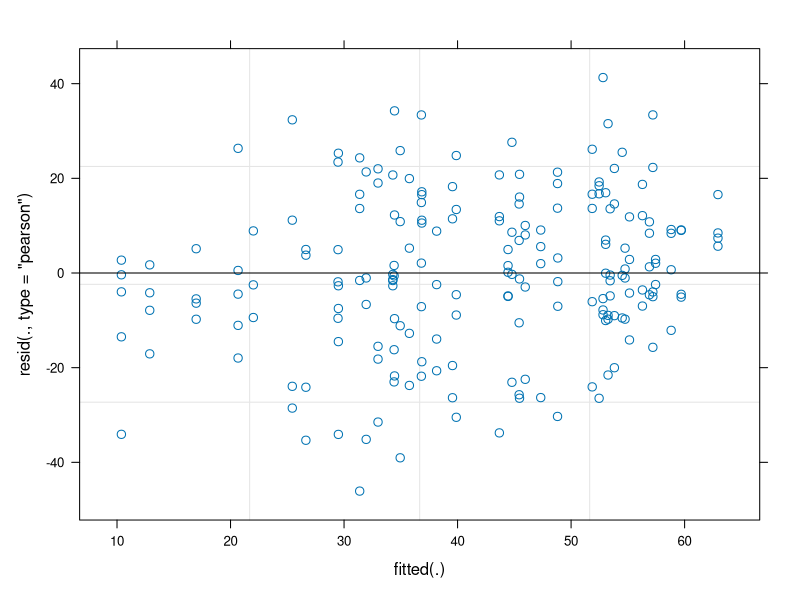
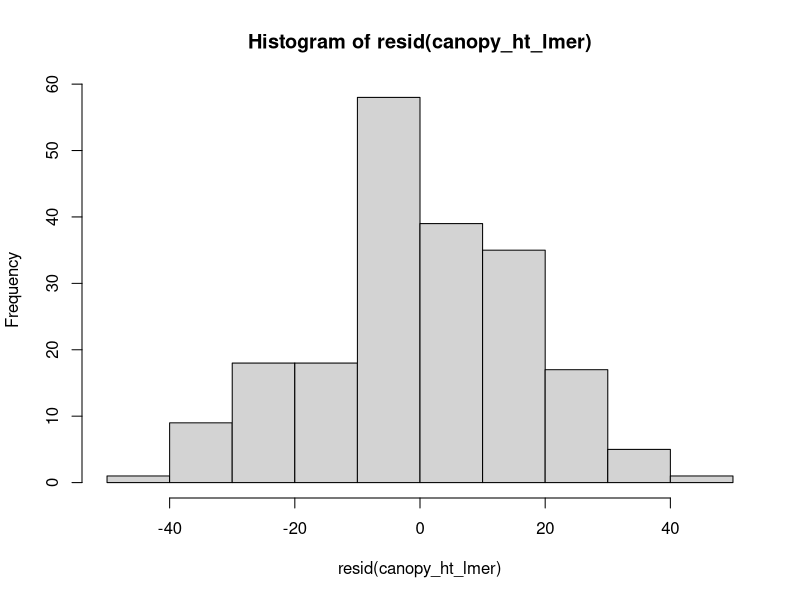
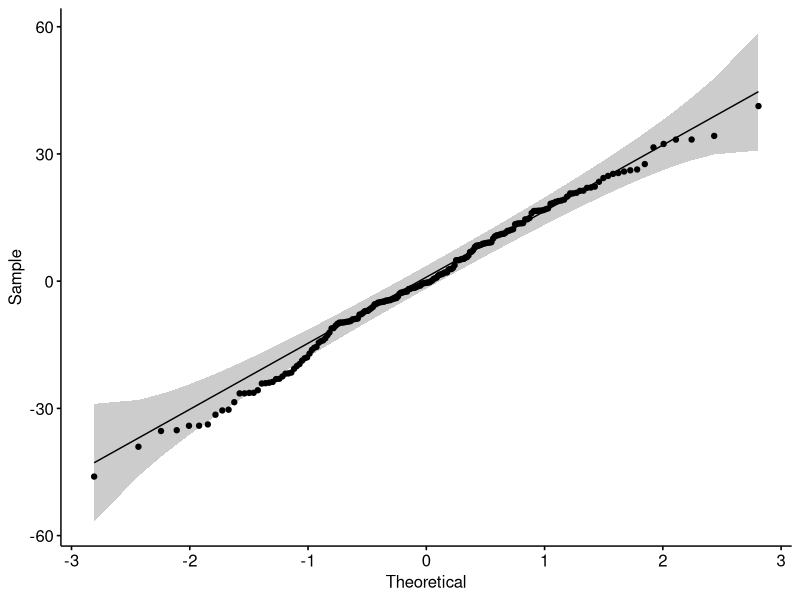
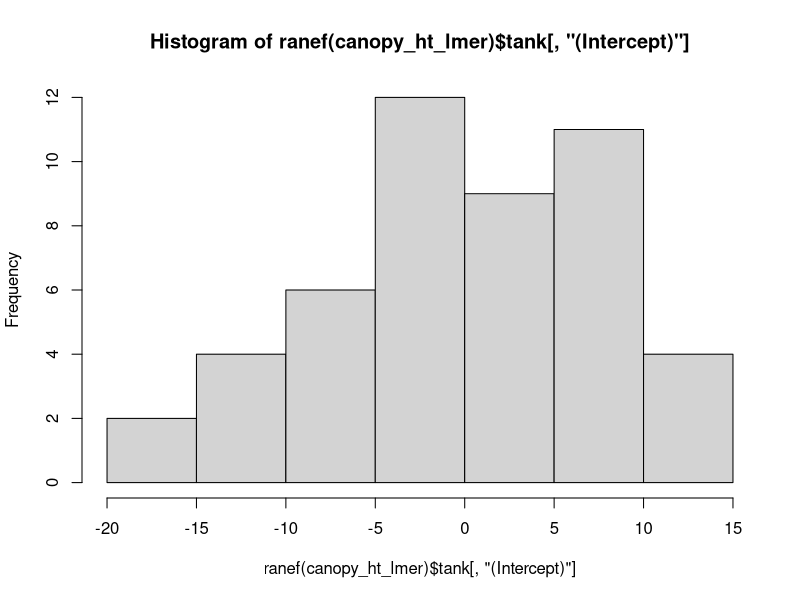
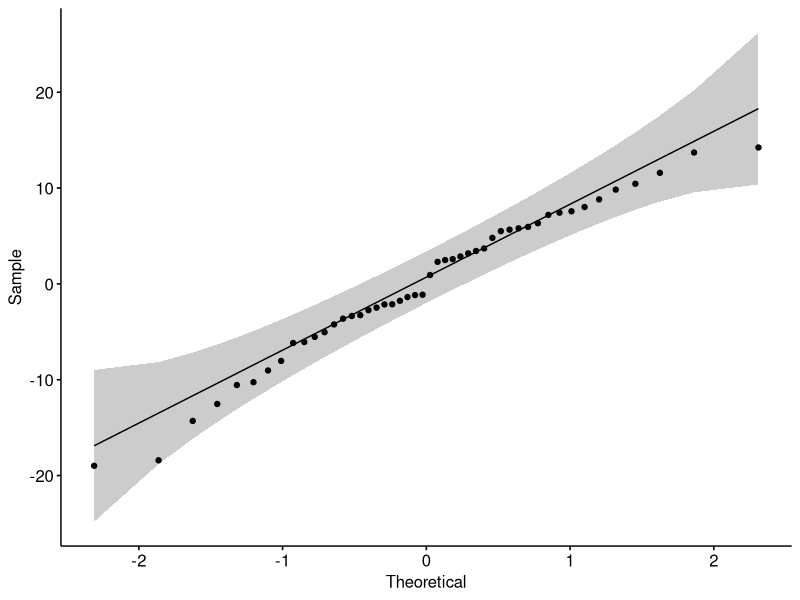
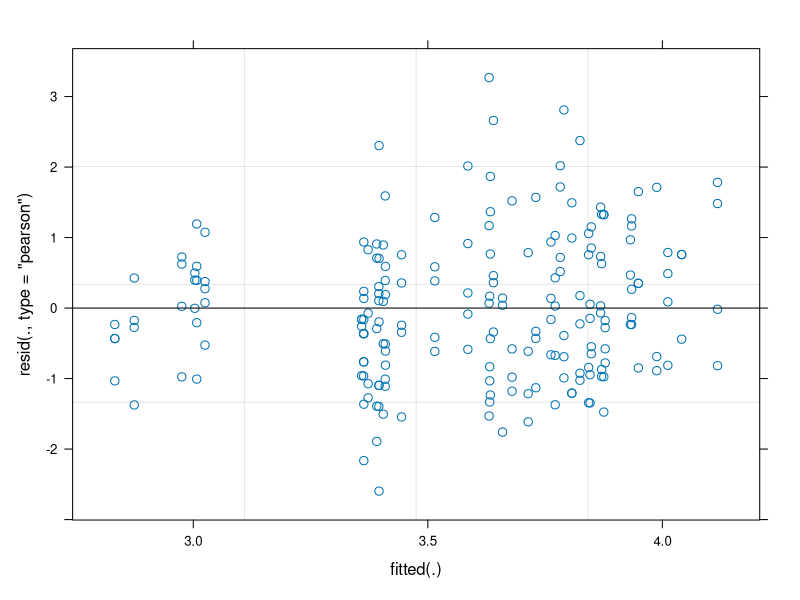
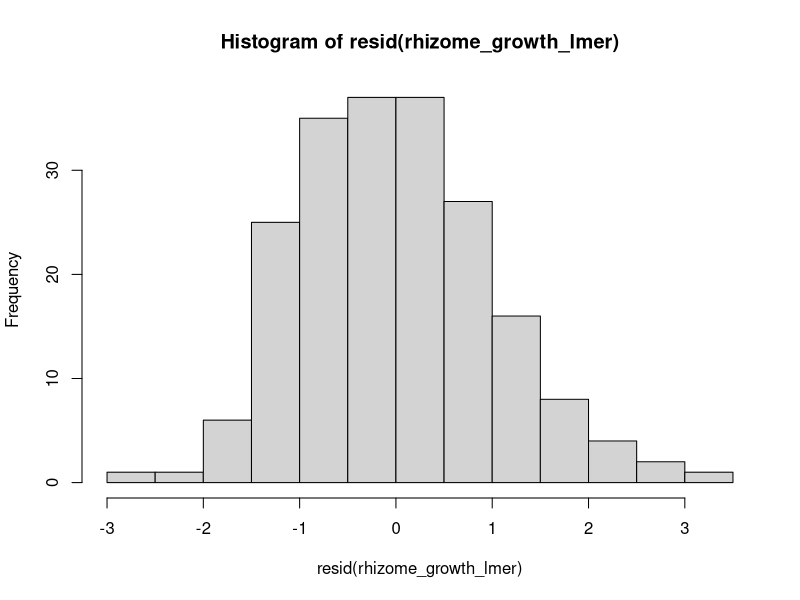
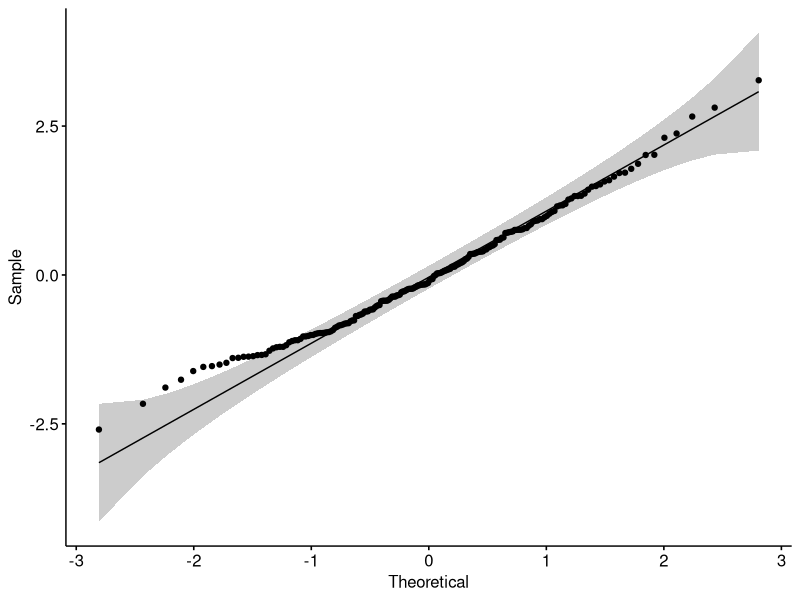

The R source for these figures, in order:
setwd("~/zostera_multi-stressor_sfbay/1_mesocosm")

#### I. Packages ####
library(tidyverse)
library(lme4)
library(ggpubr)
library(lmerTest)
library(fitdistrplus)
library(car)


#### II. Data Set Up ####
plant_dat <- read_csv("mesocosm_plant data.csv")

#### ...set CO2, light, and A. valida treatments as factors ####
plant_dat <- plant_dat %>% 
  mutate(CO2 = as.factor(CO2),
         light = as.factor(light),
         amp = as.factor(avalida))


#### 1. Stats ####
#### ...Change in Canopy Height ####
## full model ##
canopy_ht_lmer <- lmer(shoot_length_change_cm ~ CO2 * light * avalida + (1 | tank), 
                       data = plant_dat,
                       REML = T)

## check residuals ##
plot(canopy_ht_lmer)
hist(resid(canopy_ht_lmer))
ggqqplot(resid(canopy_ht_lmer))

## check random effect residuals ##
hist(ranef(canopy_ht_lmer)$tank[, "(Intercept)"])
ggqqplot(ranef(canopy_ht_lmer)$tank[, "(Intercept)"])


## stats results ##
canopy_ht_lmer_summary <- summary(canopy_ht_lmer, 
                                  ddf = "Kenward-Roger")
canopy_ht_lmer_summary

canopy_ht_lmer_anova <- anova(canopy_ht_lmer, 
                              type = 3, 
                              ddf = "Kenward-Roger")
canopy_ht_lmer_anova


## code for generating tables ##
# canopy_ht_reffects_table <- data.frame(canopy_ht_lmer_summary[["varcor"]]) %>%
#   dplyr::select(grp, vcov, sdcor) %>%
#   rename("Group" = grp,
#          "Variance" = vcov,
#          "Std. Dev." = sdcor)
# 
# canopy_ht_anova_table <- data.frame(canopy_ht_lmer_anova) %>%
#   rename("Sum Sq." = Sum.Sq,
#          "Mean Sq." = Mean.Sq,
#          "Num. DF" = NumDF,
#          "Den. DF" = DenDF,
#          "F" = F.value,
#          "p-value" = Pr..F.)
# 
# write.csv(canopy_ht_reffects_table,
#           "~/mesocosm_canopy height random effects table.csv")
#
# write.csv(canopy_ht_anova_table,
#           "~/mesocosm_canopy height anova table.csv")
##________________________________________________________________________________________##

#### ...Rhizome Growth ####
## full model ##
rhizome_growth_lmer <- lmer(rhizome_length_change_cm ~ CO2 * light * avalida + (1 | tank),
                            data = plant_dat,
                            REML = T)

## check residuals ##
plot(rhizome_growth_lmer)
hist(resid(rhizome_growth_lmer))
ggqqplot(resid(rhizome_growth_lmer))

## check random effect residuals ##
hist(ranef(rhizome_growth_lmer)$tank[, "(Intercept)"])
ggqqplot(ranef(rhizome_growth_lmer)$tank[, "(Intercept)"])


## stats results ##
rhizome_growth_lmer_summary <- summary(rhizome_growth_lmer, 
                                       ddf = "Kenward-Roger")
rhizome_growth_lmer_summary

rhizome_growth_lmer_anova <- anova(rhizome_growth_lmer,
                                   type = 3,
                                   ddf = "Kenward-Roger")
rhizome_growth_lmer_anova


## code for generating tables ##
# rhizome_growth_reffects_table <- data.frame(rhizome_growth_lmer_summary[["varcor"]]) %>%
#   dplyr::select(grp, vcov, sdcor) %>%
#   rename("Group" = grp,
#          "Variance" = vcov,
#          "Std. Dev." = sdcor)
# 
# rhizome_growth_anova_table <- data.frame(rhizome_growth_lmer_anova) %>%
#   rename("Sum Sq." = Sum.Sq,
#          "Mean Sq." = Mean.Sq,
#          "Num. DF" = NumDF,
#          "Den. DF" = DenDF,
#          "F" = F.value,
#          "p-value" = Pr..F.)
# 
# write.csv(rhizome_growth_reffects_table,
#           "~/mesocosm_rhizome growth random effects table.csv")
# 
# write.csv(rhizome_growth_anova_table,
#           "~/mesocosm_rhizome growth anova table.csv")
##________________________________________________________________________________________##

#### ...Sheath Width ####
## full model ##
sheath_width_lmer <- lmer(sheath_width_cm ~ CO2 * light * avalida + (1 | tank),
                          data = plant_dat,
                          REML = T)
## ERROR: is singular ##

## check random effect estimates ##
summary(sheath_width_lmer)$varcor
## Std. Dev. for tank-effect is 0 ##


## linear model without random effect ##
sheath_width_lm <- lm(sheath_width_cm ~ CO2 * light * avalida,
                      data = plant_dat)

## check residuals ##
plot(sheath_width_lm$residuals)
hist(resid(sheath_width_lm))
ggqqplot(resid(sheath_width_lm))


## stats results ##
sheath_width_lm_summary <- summary(sheath_width_lm)
sheath_width_lm_summary

sheath_width_lm_anova <- anova(sheath_width_lm)
sheath_width_lm_anova


## code for generating tables ##
# sheath_width_anova_table <- data.frame(sheath_width_lm_anova) %>% 
#   rename("Sum Sq." = Sum.Sq,
#          "Mean Sq." = Mean.Sq,
#          "DF" = Df,
#          "F" = F.value,
#          "p-value" = Pr..F.)
# 
# write.csv(sheath_width_anova_table,
#           "~/mesocosm_sheath width anova table.csv")
##________________________________________________________________________________________##

#### ...Leaf 3 Growth ####
## full model ##
leaf3_growth_lmer <- lmer(leaf3_growth_cm ~ CO2 * light * avalida + (1 | tank),
                          data = plant_dat,
                          REML = T)

## check residuals ##
plot(leaf3_growth_lmer)
hist(resid(leaf3_growth_lmer))
ggqqplot(resid(leaf3_growth_lmer))

## check random effect residuals ##
hist(ranef(leaf3_growth_lmer)$tank[, "(Intercept)"])
ggqqplot(ranef(leaf3_growth_lmer)$tank[, "(Intercept)"])


## stats results ##
leaf3_growth_lmer_summary <- summary(leaf3_growth_lmer,
                                     ddf = "Kenward-Roger")
leaf3_growth_lmer_summary

leaf3_growth_lmer_anova <- anova(leaf3_growth_lmer,
                                 type = 3,
                                 ddf = "Kenward-Roger")
leaf3_growth_lmer_anova


## code for generating tables ##
# leaf3_growth_reffects_table <- data.frame(leaf3_growth_lmer_summary[["varcor"]]) %>%
#   dplyr::select(grp, vcov, sdcor) %>%
#   rename("Group" = grp,
#          "Variance" = vcov,
#          "Std. Dev." = sdcor)
# 
# leaf3_growth_anova_table <- data.frame(leaf3_growth_lmer_anova) %>%
#   rename("Sum Sq." = Sum.Sq,
#          "Mean Sq." = Mean.Sq,
#          "Num. DF" = NumDF,
#          "Den. DF" = DenDF,
#          "F" = F.value,
#          "p-value" = Pr..F.)
# 
# write.csv(leaf3_growth_reffects_table,
#           "~/mesocosm_new leaf growth random effects table.csv")
# 
# write.csv(leaf3_growth_anova_table,
#           "~/mesocosm_new leaf growth anova table.csv")
##________________________________________________________________________________________##

#### ...Aboveground Biomass ####
## full model ##
aboveground_biomass_lmer <- lmer(dry_wt_abv_g ~ CO2 * light * avalida + (1 | tank),
                                 data = plant_dat,
                                 REML = T)

## check residuals ##
plot(aboveground_biomass_lmer)
hist(resid(aboveground_biomass_lmer))
ggqqplot(resid(aboveground_biomass_lmer))

## check random effect residuals ##
hist(ranef(aboveground_biomass_lmer)$tank[, "(Intercept)"])
ggqqplot(ranef(aboveground_biomass_lmer)$tank[, "(Intercept)"])


## stats results ##
aboveground_biomass_lmer_summary <- summary(aboveground_biomass_lmer,
                                            ddf = "Kenward-Roger")
aboveground_biomass_lmer_summary

aboveground_biomass_lmer_anova <- anova(aboveground_biomass_lmer,
                                        type = 3,
                                        ddf = "Kenward-Roger")
aboveground_biomass_lmer_anova


## code for generating tables ##
# aboveground_biomass_reffects_table <- data.frame(aboveground_biomass_lmer_summary[["varcor"]]) %>%
#   dplyr::select(grp, vcov, sdcor) %>%
#   rename("Group" = grp,
#          "Variance" = vcov,
#          "Std. Dev." = sdcor)
# 
# aboveground_biomass_anova_table <- data.frame(aboveground_biomass_lmer_anova) %>%
#   rename("Sum Sq." = Sum.Sq,
#          "Mean Sq." = Mean.Sq,
#          "Num. DF" = NumDF,
#          "Den. DF" = DenDF,
#          "F" = F.value,
#          "p-value" = Pr..F.)
# 
# write.csv(aboveground_biomass_reffects_table,
#           "~/mesocosm_aboveground biomass random effects table.csv")
# 
# write.csv(aboveground_biomass_anova_table,
#           "~/mesocosm_aboveground biomass anova table.csv")
##________________________________________________________________________________________##

#### ...Belowground Biomass ####
## full model ##
belowground_biomass_lmer <- lmer(dry_wt_blw_g ~ CO2 * light * avalida + (1 | tank),
                                 data = plant_dat,
                                 REML = T)

## check residuals ##
plot(belowground_biomass_lmer)
hist(resid(belowground_biomass_lmer))
ggqqplot(resid(belowground_biomass_lmer))

## check random effect residuals ##
hist(ranef(belowground_biomass_lmer)$tank[, "(Intercept)"])
ggqqplot(ranef(belowground_biomass_lmer)$tank[, "(Intercept)"])


## stats results ##
belowground_biomass_lmer_summary <- summary(belowground_biomass_lmer,
                                            ddf = "Kenward-Roger")
belowground_biomass_lmer_summary

belowground_biomass_lmer_anova <- anova(belowground_biomass_lmer,
                                        type = 3,
                                        ddf = "Kenward-Roger")
belowground_biomass_lmer_anova


## code for generating tables ##
# belowground_biomass_reffects_table <- data.frame(belowground_biomass_lmer_summary[["varcor"]]) %>%
#   dplyr::select(grp, vcov, sdcor) %>%
#   rename("Group" = grp,
#          "Variance" = vcov,
#          "Std. Dev." = sdcor)
# 
# belowground_biomass_anova_table <- data.frame(belowground_biomass_lmer_anova) %>%
#   rename("Sum Sq." = Sum.Sq,
#          "Mean Sq." = Mean.Sq,
#          "Num. DF" = NumDF,
#          "Den. DF" = DenDF,
#          "F" = F.value,
#          "p-value" = Pr..F.)
# 
# write.csv(belowground_biomass_reffects_table,
#           "~/mesocosm_belowground biomass random effects table.csv")
# 
# write.csv(belowground_biomass_anova_table,
#           "~/mesocosm_belowground biomass anova table.csv")
##________________________________________________________________________________________##

#### ...Root Shoot Ratio (Log-Transformed) ####
## full model ##
rootshoot_ratio_lmer <- lmer(root_shoot_ratio ~ CO2 * light * avalida + (1 | tank),
                             data = plant_dat,
                             REML = T)

## check residuals ##
plot(rootshoot_ratio_lmer)
hist(resid(rootshoot_ratio_lmer))
ggqqplot(resid(rootshoot_ratio_lmer))
## non-normal residuals ##


## check for log-transformation or glmm ##
descdist(as.numeric(na.omit(plant_dat$root_shoot_ratio)), boot = 1000, discrete = F)

## normal ##
rootshoot_ratio_norm = fitdist(as.numeric(na.omit(plant_dat$root_shoot_ratio)), "norm")
plot(rootshoot_ratio_norm)
summary(rootshoot_ratio_norm) ## AIC: -349.6525

## log-normal ##
rootshoot_ratio_lnorm = fitdist(as.numeric(na.omit(plant_dat$root_shoot_ratio)), "lnorm")
plot(rootshoot_ratio_lnorm)
summary(rootshoot_ratio_lnorm) ## AIC: -375.2678 (lowest AIC)

## gamma##
rootshoot_ratio_gamma = fitdist(as.numeric(na.omit(plant_dat$root_shoot_ratio)), "gamma")
plot(rootshoot_ratio_gamma)
summary(rootshoot_ratio_gamma) ## AIC: -372.266


## full model with log-transformed data ##
rootshoot_ratio_log_lmer <- lmer(log(root_shoot_ratio) ~ CO2 * light * avalida + (1 | tank),
                                 data = plant_dat,
                                 REML = T)

## check residuals ##
plot(rootshoot_ratio_log_lmer)
hist(resid(rootshoot_ratio_log_lmer))
ggqqplot(resid(rootshoot_ratio_log_lmer))

## check random effect residuals ##
hist(ranef(rootshoot_ratio_log_lmer)$tank[, "(Intercept)"])
ggqqplot(ranef(rootshoot_ratio_log_lmer)$tank[, "(Intercept)"])


## stats results ##
rootshoot_ratio_log_lmer_summary <- summary(rootshoot_ratio_log_lmer,
                                            ddf = "Kenward-Roger")
rootshoot_ratio_log_lmer_summary

rootshoot_ratio_log_lmer_anova <- anova(rootshoot_ratio_log_lmer,
                                        type = 3,
                                        ddf = "Kenward-Roger")
rootshoot_ratio_log_lmer_anova


## code for generating tables ##
# rootshoot_ratio_reffects_table <- data.frame(rootshoot_ratio_log_lmer_summary[["varcor"]]) %>%
#   dplyr::select(grp, vcov, sdcor) %>%
#   rename("Group" = grp,
#          "Variance" = vcov,
#          "Std. Dev." = sdcor)
# 
# rootshoot_ratio_anova_table <- data.frame(rootshoot_ratio_log_lmer_anova) %>%
#   rename("Sum Sq." = Sum.Sq,
#          "Mean Sq." = Mean.Sq,
#          "Num. DF" = NumDF,
#          "Den. DF" = DenDF,
#          "F" = F.value,
#          "p-value" = Pr..F.)
# 
# write.csv(rootshoot_ratio_reffects_table,
#           "~/mesocosm_root shoot ratio random effects table.csv")
# 
# write.csv(rootshoot_ratio_anova_table,
#           "~/mesocosm_root shoot ratio anova table.csv")
##________________________________________________________________________________________##

#### ...Epiphyte Load ####
## full model ##
epi_load_lmer <- lmer(epi_load ~ CO2 * light * avalida + (1 | tank),
                      data = plant_dat,
                      REML = T)

## check residuals ##
plot(epi_load_lmer)
hist(resid(epi_load_lmer))
ggqqplot(resid(epi_load_lmer))

## check random effect residuals ##
hist(ranef(epi_load_lmer)$tank[, "(Intercept)"])
ggqqplot(ranef(epi_load_lmer)$tank[, "(Intercept)"])


## stats results ##
epi_load_lmer_summary <- summary(epi_load_lmer)
epi_load_lmer_summary

epi_load_lmer_anova <- anova(epi_load_lmer,
                             type = 3,
                             ddf = "Kenward-Roger")
epi_load_lmer_anova


## code for generating tables ##
# epi_load_reffects_table <- data.frame(epi_load_lmer_summary[["varcor"]]) %>%
#   dplyr::select(grp, vcov, sdcor) %>%
#   rename("Group" = grp,
#          "Variance" = vcov,
#          "Std. Dev." = sdcor)
# 
# epi_load_anova_table <- data.frame(epi_load_lmer_anova) %>%
#   rename("Sum Sq." = Sum.Sq,
#          "Mean Sq." = Mean.Sq,
#          "Num. DF" = NumDF,
#          "Den. DF" = DenDF,
#          "F" = F.value,
#          "p-value" = Pr..F.)
# 
# write.csv(epi_load_reffects_table,
#           "~/mesocosm_epiCO2yte load random effects table.csv")
# 
# write.csv(epi_load_anova_table,
#           "~/mesocosm_epiCO2yte load anova table.csv")
##________________________________________________________________________________________##

#### ...Carbon Concentration ####
## full model ##
carbon_lmer <- lmer(carbon ~ CO2 * light * avalida + (1 | tank),
                    data = plant_dat,
                    REML = T)

## check residuals ##
plot(carbon_lmer)
hist(resid(carbon_lmer))
ggqqplot(resid(carbon_lmer))

## check for outliers ##
influencePlot(carbon_lmer)
## rows 8 and 141 ##


## re-run model without outliers in rows 8 and 141 ##
carbon_lmer2 <- lmer(carbon ~ CO2 * light * avalida + (1 | tank),
                     data = plant_dat[c(1:7, 9:140, 142:238),],
                     REML = T)

## check residuals ##
plot(carbon_lmer2)
hist(resid(carbon_lmer2))
ggqqplot(resid(carbon_lmer2))

## check random effect residuals ##
hist(ranef(carbon_lmer2)$tank[, "(Intercept)"])
ggqqplot(ranef(carbon_lmer2)$tank[, "(Intercept)"])


## stats results ##
carbon_lmer_summary <- summary(carbon_lmer2,
                               ddf = "Kenward-Roger")
carbon_lmer_summary

carbon_lmer_anova <- anova(carbon_lmer2,
                           type = 3,
                           ddf = "Kenward-Roger")
carbon_lmer_anova


## code for generating tables ##
# carbon_reffects_table <- data.frame(carbon_lmer_summary[["varcor"]]) %>%
#   dplyr::select(grp, vcov, sdcor) %>%
#   rename("Group" = grp,
#          "Variance" = vcov,
#          "Std. Dev." = sdcor)
# 
# carbon_anova_table <- data.frame(carbon_lmer_anova) %>%
#   rename("Sum Sq." = Sum.Sq,
#          "Mean Sq." = Mean.Sq,
#          "Num. DF" = NumDF,
#          "Den. DF" = DenDF,
#          "F" = F.value,
#          "p-value" = Pr..F.)
# 
# write.csv(carbon_reffects_table,
#           "~/mesocosm_carbon random effects table.csv")
# 
# write.csv(carbon_anova_table,
#           "~/mesocosm_carbon anova table.csv")
##________________________________________________________________________________________##

#### ...Nitrogen Concentration ####
## full model ##
nitrogen_lmer <- lmer(nitrogen ~ CO2 * light * avalida + (1 | tank),
                      data = plant_dat,
                      REML = T)

## check residuals ##
plot(nitrogen_lmer)
hist(resid(nitrogen_lmer))
ggqqplot(resid(nitrogen_lmer))

## check for outliers ##
influencePlot(nitrogen_lmer)
## row 8 ##


## re-run model without outlier in row 8 ##
nitrogen_lmer2 <- lmer(nitrogen ~ CO2 * light * avalida + (1 | tank),
                       data = plant_dat[c(1:7, 9:238),],
                       REML = T)

## check residuals ##
plot(nitrogen_lmer2)
hist(resid(nitrogen_lmer2))
ggqqplot(resid(nitrogen_lmer2))

## check random effect residuals ##
hist(ranef(nitrogen_lmer2)$tank[, "(Intercept)"])
ggqqplot(ranef(nitrogen_lmer2)$tank[, "(Intercept)"])


## stats results ##
nitrogen_lmer_summary <- summary(nitrogen_lmer2,
                                 ddf = "Kenward-Roger")
nitrogen_lmer_summary

nitrogen_lmer_anova <- anova(nitrogen_lmer2,
                             type = 3,
                             ddf = "Kenward-Roger")
nitrogen_lmer_anova


## code for generating tables ##
# nitrogen_reffects_table <- data.frame(nitrogen_lmer_summary[["varcor"]]) %>%
#   dplyr::select(grp, vcov, sdcor) %>%
#   rename("Group" = grp,
#          "Variance" = vcov,
#          "Std. Dev." = sdcor)
# 
# nitrogen_anova_table <- data.frame(nitrogen_lmer_anova) %>%
#   rename("Sum Sq." = Sum.Sq,
#          "Mean Sq." = Mean.Sq,
#          "Num. DF" = NumDF,
#          "Den. DF" = DenDF,
#          "F" = F.value,
#          "p-value" = Pr..F.)
# 
# write.csv(nitrogen_reffects_table,
#           "~/mesocosm_nitrogen random effects table.csv")
# 
# write.csv(nitrogen_anova_table,
#           "~/mesocosm_nitrogen anova table.csv")
##________________________________________________________________________________________##

#### ...CN Ratio (Log-Transformed) ####
## full model without carbon and nitrogen outliers ##
cn_ratio_lmer <- lmer(c_to_n_ratio ~ CO2 * light * avalida + (1 | tank),
                      data = plant_dat[c(1:7, 9:140, 142:238),],
                      REML = T)

## check residuals ##
plot(cn_ratio_lmer)
hist(resid(cn_ratio_lmer))
ggqqplot(resid(cn_ratio_lmer))
## non-normal residuals ##


## full model with log-transformed data ##
cn_ratio_log_lmer <- lmer(log(c_to_n_ratio) ~ CO2 * light * avalida + (1 | tank),
                          data = plant_dat[c(1:7, 9:140, 142:238),],
                          REML = T)

## check residuals ##
plot(cn_ratio_log_lmer)
hist(resid(cn_ratio_log_lmer))
ggqqplot(resid(cn_ratio_log_lmer))

## visual check for normality of random effect residuals ##
hist(ranef(cn_ratio_log_lmer)$tank[, "(Intercept)"])
ggqqplot(ranef(cn_ratio_log_lmer)$tank[, "(Intercept)"])


## stats results ##
cn_ratio_log_lmer_summary <- summary(cn_ratio_log_lmer,
                                     ddf = "Kenward-Roger")
cn_ratio_log_lmer_summary

cn_ratio_log_lmer_anova <- anova(cn_ratio_log_lmer,
                                 type = 3,
                                 ddf = "Kenward-Roger")
cn_ratio_log_lmer_anova


## code for generating tables ##
# cn_ratio_reffects_table <- data.frame(cn_ratio_log_lmer_summary[["varcor"]]) %>%
#   dplyr::select(grp, vcov, sdcor) %>%
#   rename("Group" = grp,
#          "Variance" = vcov,
#          "Std. Dev." = sdcor)
# 
# cn_ratio_anova_table <- data.frame(cn_ratio_log_lmer_anova) %>%
#   rename("Sum Sq." = Sum.Sq,
#          "Mean Sq." = Mean.Sq,
#          "Num. DF" = NumDF,
#          "Den. DF" = DenDF,
#          "F" = F.value,
#          "p-value" = Pr..F.)
# 
# write.csv(cn_ratio_reffects_table,
#           "~/mesocosm_carbon-nitrogen ratio random effects table.csv")
# 
# write.csv(cn_ratio_anova_table,
#           "~/mesocosm_carbon-nitrogen ratio anova table.csv")
##________________________________________________________________________________________##
